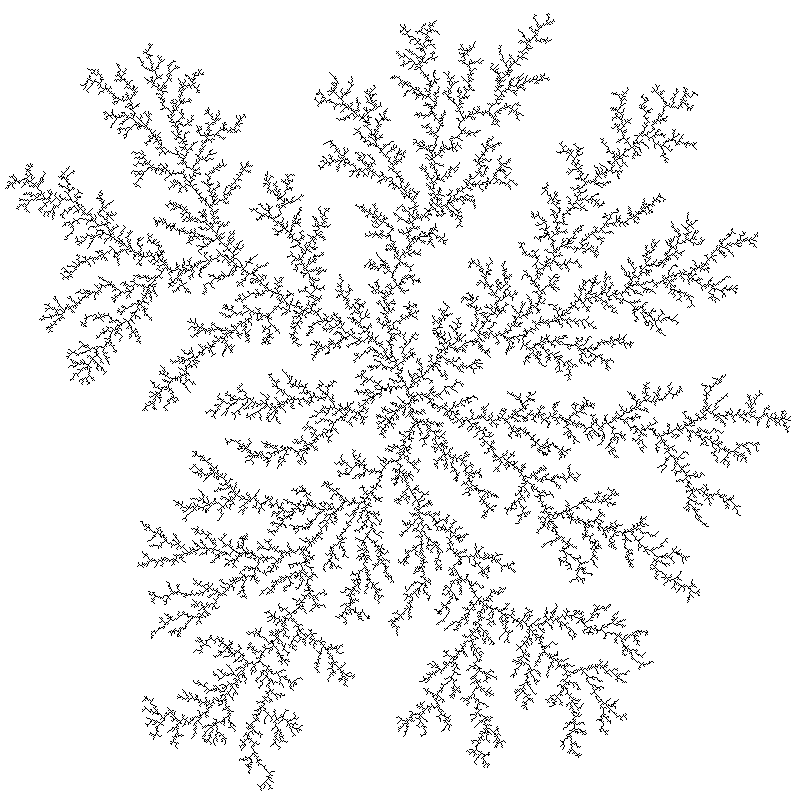
%> input picture 分形/42736527box-counting/box-counting/dla.gif, 800 x 800 px
$ octave demo.m   (GNU Octave 9; MATLAB toolbox functions it lacks are replaced by stand-ins)
%> lines starting %> are read from the running program, lines starting %| are printed output that depends on the picture; in (x1, y1, x2, y2) boxes, pixels count from 0 and x2, y2 are one past the last pixel; in counts of white or black regions, pixels touching at a corner belong together; the program's own positions count from 1
%> `c = imread('dla.gif');`: c: size 800x800 uint8; values 0 (black) and 1 (white), 6.9% white in thin lines or dots
### 分形/42736527box-counting/box-counting/boxcount.m
function [n,r] = boxcount(c,varargin)
%BOXCOUNT  Box-Counting of a D-dimensional array (with D=1,2,3).
%   [N, R] = BOXCOUNT(C), where C is a D-dimensional array (with D=1,2,3),
%   counts the number N of D-dimensional boxes of size R needed to cover
%   the nonzero elements of C. The box sizes are powers of two, i.e.,
%   R = 1, 2, 4 ... 2^P, where P is the smallest integer such that
%   MAX(SIZE(C)) <= 2^P. If the sizes of C over each dimension are smaller
%   than 2^P, C is padded with zeros to size 2^P over each dimension (e.g.,
%   a 320-by-200 image is padded to 512-by-512). The output vectors N and R
%   are of size P+1. For a RGB color image (m-by-n-by-3 array), a summation
%   over the 3 RGB planes is done first.
%
%   The Box-counting method is useful to determine fractal properties of a
%   1D segment, a 2D image or a 3D array. If C is a fractal set, with
%   fractal dimension DF < D, then N scales as R^(-DF). DF is known as the
%   Minkowski-Bouligand dimension, or Kolmogorov capacity, or Kolmogorov
%   dimension, or simply box-counting dimension.
%
%   BOXCOUNT(C,'plot') also shows the log-log plot of N as a function of R
%   (if no output argument, this option is selected by default).
%
%   BOXCOUNT(C,'slope') also shows the semi-log plot of the local slope
%   DF = - dlnN/dlnR as a function of R. If DF is contant in a certain
%   range of R, then DF is the fractal dimension of the set C.
%
%   The execution time depends on the sizes of C. It is fastest for powers
%   of two over each dimension.
%
%   Examples:
%
%      % Plots the box-count of a vector containing randomly-distributed
%      % 0 and 1. This set is not fractal: one has N = R^-2 at large R,
%      % and N = cste at small R.
%      c = (rand(1,2048)<0.2);
%      boxcount(c);
%
%      % Plots the box-count and the fractal dimension of a 2D fractal set
%      % of size 512^2 (obtained by BOXDIV), with fractal dimension
%      % DF = 2 + log(P) / log(2) = 1.68 (with P=0.8).
%      c = randcantor(0.8, 512, 2);
%      boxcount(c);
%      figure, boxcount(c, 'slope');
%
%   F. Moisy
%   Revision: 2.00,  Date: 2006/11/22


% History:
% 2006/11/22: joins into a single file boxcountn (n=1,2,3).


% control input argument
error(nargchk(1,2,nargin));

% check for true color image (m-by-n-by-3 array)
if ndims(c)==3
    if size(c,3)==3 && size(c,1)>=8 && size(c,1)>=8
        c = sum(c,3);
    end;
end;

warning off
c = logical(squeeze(c));
warning on

dim = ndims(c); % dim is 2 for a vector or a matrix, 3 for a cube
%> dim = 2
if dim>3
    error('Maximum dimension is 3.');
end

% transpose the vector to a 1-by-n vector
if length(c)==numel(c)
    dim=1;
    if size(c,1)~=1
        c = c';
    end
end

width = max(size(c));    % largest size of the box
%> width = 800
p = log(width)/log(2);   % nbre of generations
%> p = 9.64

% remap the array if the sizes are not all equal,
% or if they are not power of two
% (this slows down the computation!)
if p~=round(p) || any(size(c)~=width)
    p = ceil(p);
%> p = 10
    width = 2^p;
%> width = 1024
    switch dim
        case 1
            mz = zeros(1,width);
            mz(1:length(c)) = c;
            c = mz;
        case 2
            mz = zeros(width, width);
            mz(1:size(c,1), 1:size(c,2)) = c;
%> mz: size 1024x1024 double; values 0 (black) and 1 (white), 4.2% white in thin lines or dots, all inside (x1, y1, x2, y2) = (5, 13, 791, 791)
            c = mz;
        case 3
            mz = zeros(width, width, width);
            mz(1:size(c,1), 1:size(c,2), 1:size(c,3)) = c;
            c = mz;
    end
end

n=zeros(1,p+1); % pre-allocate the number of box of size r

switch dim

    case 1        %------------------- 1D boxcount ---------------------%

        n(p+1) = sum(c);
        for g=(p-1):-1:0
            siz = 2^(p-g);
            siz2 = round(siz/2);
            for i=1:siz:(width-siz+1)
                c(i) = ( c(i) || c(i+siz2));
            end
            n(g+1) = sum(c(1:siz:(width-siz+1)));
        end

    case 2         %------------------- 2D boxcount ---------------------%

        n(p+1) = sum(c(:));
        for g=(p-1):-1:0
            siz = 2^(p-g);
            siz2 = round(siz/2);
            for i=1:siz:(width-siz+1)
                for j=1:siz:(width-siz+1)
                    c(i,j) = ( c(i,j) || c(i+siz2,j) || c(i,j+siz2) || c(i+siz2,j+siz2) );
                end
            end
            n(g+1) = sum(sum(c(1:siz:(width-siz+1),1:siz:(width-siz+1))));
        end
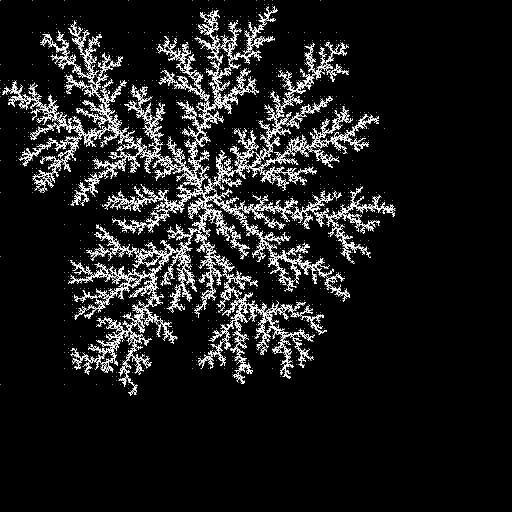
%> c: size 1024x1024 double (shown at 1/2 size); values 0 (black) and 1 (white), 6.4% white in thin lines or dots, all inside (x1, y1, x2, y2) = (0, 0, 791, 791)
%> after the loop, n = [1 4 12 37 121 421 1386 4265 11786 27466 44000]

    case 3         %------------------- 3D boxcount ---------------------%

        n(p+1) = sum(c(:));
        for g=(p-1):-1:0
            siz = 2^(p-g);
            siz2 = round(siz/2);
            for i=1:siz:(width-siz+1),
                for j=1:siz:(width-siz+1),
                    for k=1:siz:(width-siz+1),
                        c(i,j,k)=( c(i,j,k) || c(i+siz2,j,k) || c(i,j+siz2,k) ...
                            || c(i+siz2,j+siz2,k) || c(i,j,k+siz2) || c(i+siz2,j,k+siz2) ...
                            || c(i,j+siz2,k+siz2) || c(i+siz2,j+siz2,k+siz2));
                    end
                end
            end
            n(g+1) = sum(sum(sum(c(1:siz:(width-siz+1),1:siz:(width-siz+1),1:siz:(width-siz+1)))));
        end

end
n = n(end:-1:1);
%> n = [44000 27466 11786 4265 1386 421 121 37 12 4 1]
r = 2.^(0:p); % box size (1, 2, 4, 8...)
%> r = [1 2 4 8 16 32 64 128 256 512 1024]

if any(strncmpi(varargin,'slope',1))
    s=-diff(log(n))./diff(log(r));
    semilogx(r(1:end-1), s, 's-');
    a=axis;
    axis([a(1) a(2) 0 dim]);
    xlabel('r, box size'); ylabel('- d ln n / d ln r, local dimension');
    title([num2str(dim) 'D box-count']);
elseif nargout==0 || any(strncmpi(varargin,'plot',1))
    loglog(r,n,'s-');
    xlabel('r, box size'); ylabel('n(r), number of boxes');
    title([num2str(dim) 'D box-count']);
end
if nargout==0
    clear r n
end

### 分形/42736527box-counting/box-counting/demo.m
%% 1D, 2D and 3D Box-counting
% F. Moisy, 22 nov 2006
% FAST, Univ. Paris Sud, CNRS UMR 7608

%% About boxcount
% This file illustrates how to use the function 'boxcount' to compute the
% fractal dimension of 1D, 2D or 3D sets, using the 'box-counting' method
% (Minkowski-Bouligand dimension, or Kolmogorov capacity, or Kolmogorov
% dimension, or simply box-counting dimension).
%
% Three sample images are provided in the directory,  and an additional
% function 'randcantor' to generate 1D, 2D and 3D generalized random Cantor
% sets.
%
% Type 'help boxcount' or 'help randcantor' for more details.
%
% To learn more about box-counting, fractals and fractal dimensions:
% - http://en.wikipedia.org/wiki/Fractal
% - http://en.wikipedia.org/wiki/Box_counting_dimension
% - http://mathworld.wolfram.com/Fractal.html
% - http://mathworld.wolfram.com/CapacityDimension.html


%% Box-counting of a 2D image
% Let's start with the image 'dla.gif', a 800x800 logical array (i.e., it
% contains only 0 and 1). It originates from a numerical simulation of a
% "Diffusion Limited Aggregation" process, in which particles move randomly
% until they hit a central seed.
% (see P. Bourke, http://local.wasp.uwa.edu.au/~pbourke/fractals/dla/)

c = imread('dla.gif');
imagesc(~c)
colormap gray
axis square

%%
% Calling boxcount without output arguments simply displays N (the number
% of boxes needed to cover the set) as a function of R (the size of the
% boxes). If the set is a fractal, then a power-law  N = N0 * R^(-DF)
% should appear, with DF the fractal dimension (Kolmogorov capacity).

boxcount(c)

%%
% The result of the box count can be obtained using:

[n, r] = boxcount(c)
%> figure, not shown here; curve peaks at x = 1, y = 44000
%> n = [44000 27466 11786 4265 1386 421 121 37 12 4 1]; r = [1 2 4 8 16 32 64 128 256 512 1024]
loglog(r, n,'bo-', r, (r/r(end)).^(-2), 'r--')
xlabel('r')
ylabel('n(r)')
legend('actual box-count','space-filling box-count');
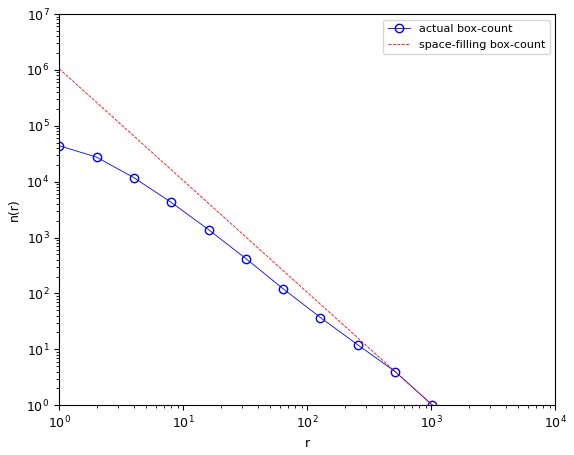
%> figure redrawn from the program's plot data; curve peaks at x = 1, y = 44000; curve peaks at x = 1, y = 1048576

%%
% The red dotted line shows the scaling N(R) = R^-2 for comparision,
% expected for a space-filling 2D image. The discrepancy between the two
% curves indicates a possible fractal behaviour.


%% Local scaling exponent
% If the set has some fractal properties over a limited range of box size
% R, this may be appreciated by plotting the local exponent,
% D(R) = - d ln N / ln R.  For this, use the option 'slope':

boxcount(c, 'slope')
%> figure, not shown here; curve peaks at x = 512, y = 2

%%
% Strictly speaking, the local exponent is not constant, but lies in the
% range [1.6 1.8].

%%
% Let's try now with another image, the so-called Apollonian gasket
% (Wikipedia, http://en.wikipedia.org/wiki/Image:Apollonian_gasket.gif).
% The background level is 198 for this image, so this value is used to
% binarize the image:

c = imread('Apollonian_gasket.gif');
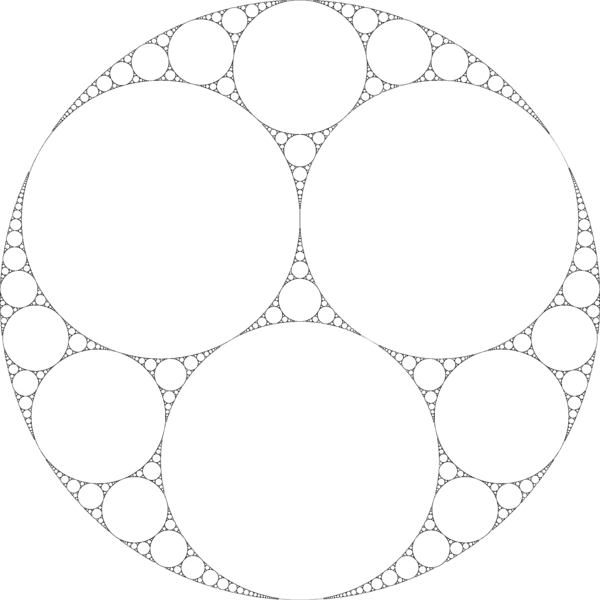
%> input picture 分形/42736527box-counting/box-counting/Apollonian_gasket.gif, 600 x 600 px
%> c: size 600x600 uint8; min 0, max 198, mean 193.8
c = (c<198);
%> c: size 600x600 logical; 6.1% white; 1 white region, box (x1, y1, x2, y2) and area: (0, 0, 600, 600) 21831
imagesc(~c)
colormap gray
axis square
figure
boxcount(c)
%> after the loop in boxcount (call 4), `for g=(p-1):-1:0`:
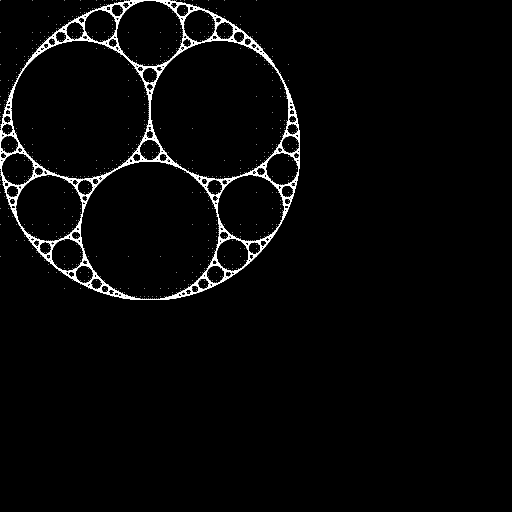
%> c: size 1024x1024 double (shown at 1/2 size); values 0 (black) and 1 (white), 2.4% white; 1225 white regions (1224 under 20 px), largest, box (x1, y1, x2, y2) and area: (0, 0, 600, 600) 24049
%> after the loop in boxcount (call 4), `for g=(p-1):-1:0`: n = [1 4 9 22 64 163 414 1045 2732 7473 21831]
%> in boxcount (call 4), `n = n(end:-1:1);`: n = [21831 7473 2732 1045 414 163 64 22 9 4 1]
figure
boxcount(c,'slope')
%> figure, not shown here; curve peaks at x = 512, y = 2

%%
% The local slope shows that the image is indeed approximately fractal,
% with a fractal dimension DF = 1.4 +/- 0.1 for scales R < 100.


%% Box-counting of a natural image.
% Consider now this RGB (2272x1704) picture of a tree (J.A. Adam,
% http://epod.usra.edu/archive/images/fractal_tree.jpg):
c = imread('fractal_tree.jpg');
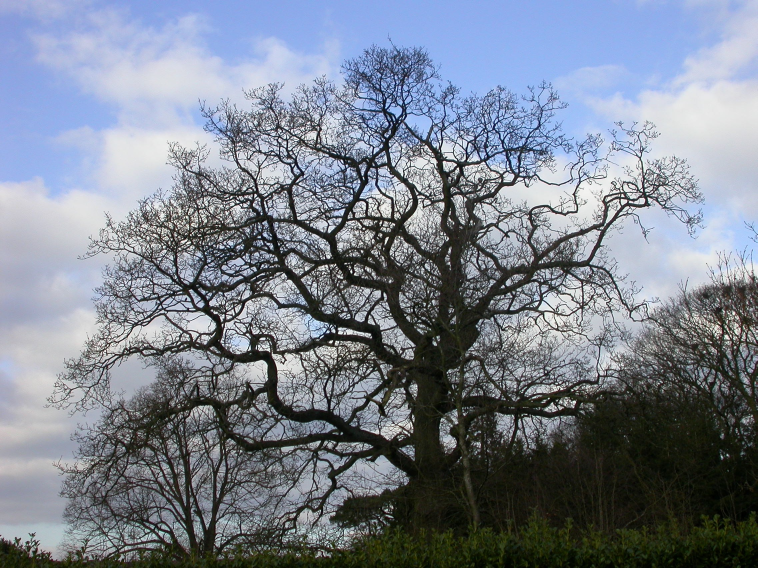
%> input picture 分形/42736527box-counting/box-counting/fractal_tree.jpg, 2272 x 1704 px (shown at 1/3 size)
%> c is the input picture: size 1704x2272x3 uint8; mean R, G, B 122.2, 130.1, 142.3
image(c)
axis image

%%
% Let's extract a rectangle in the blue (3rd) plane, and binarize the
% image for levels < 80 (white pixels are logical 'true'):

i = c(1:1200, 120:2150, 3);
bi = (i<80);
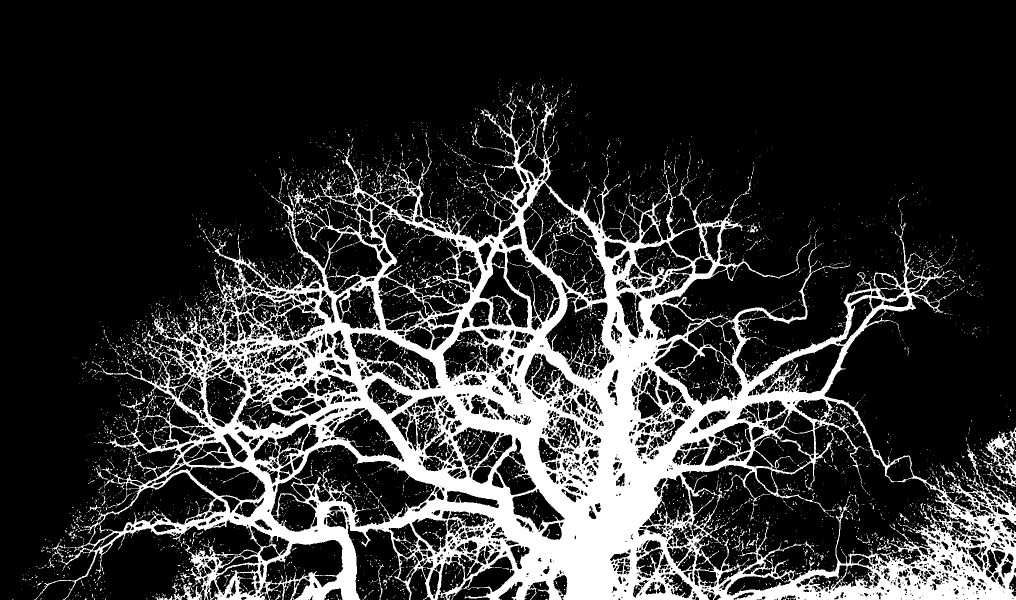
%> bi: size 1200x2031 logical (shown at 1/2 size); 19.4% white; 5849 white regions (5571 under 20 px), largest, box (x1, y1, x2, y2) and area: (68, 183, 2031, 1200) 437871, (1971, 855, 2031, 973) 2341, (1075, 203, 1113, 263) 465
imagesc(bi)
colormap gray
axis image

%%

[n,r] = boxcount(bi,'slope');
%> in boxcount (call 6), `mz(1:size(c,1), 1:size(c,2)) = c;`:
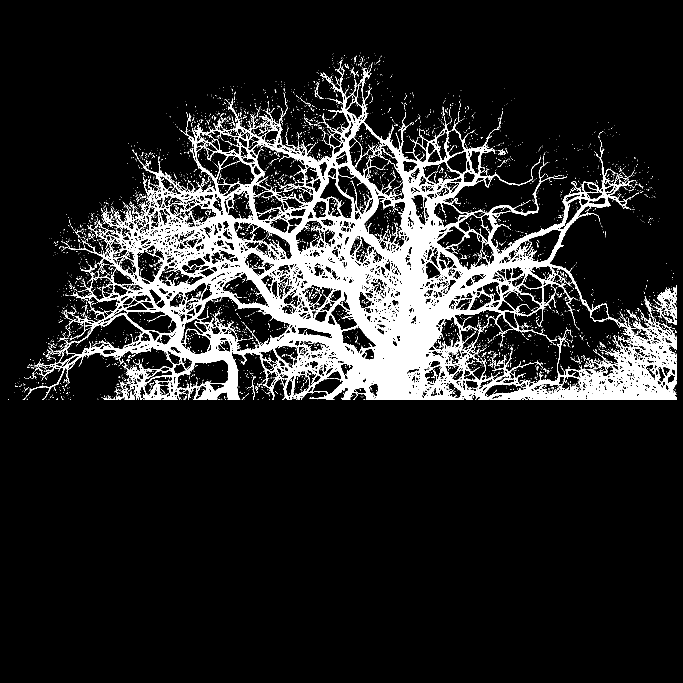
%> mz: size 2048x2048 double (shown at 1/3 size); values 0 (black) and 1 (white), 11.2% white; 5849 white regions (5571 under 20 px), largest, box (x1, y1, x2, y2) and area: (68, 183, 2031, 1200) 437871, (1971, 855, 2031, 973) 2341, (1075, 203, 1113, 263) 465
%> (the run ends here)
